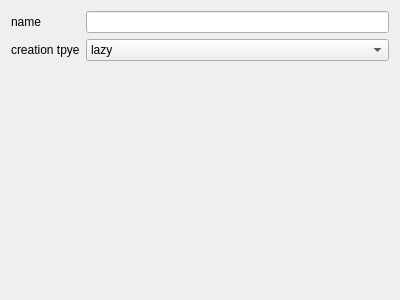
<?xml version="1.0" encoding="UTF-8"?>
<ui version="4.0">
 <class>Singleton</class>
 <widget class="QWidget" name="Singleton">
  <property name="geometry">
   <rect>
    <x>0</x>
    <y>0</y>
    <width>400</width>
    <height>300</height>
   </rect>
  </property>
  <property name="windowTitle">
   <string>Singleton</string>
  </property>
  <layout class="QVBoxLayout" name="verticalLayout">
   <item>
    <layout class="QGridLayout" name="gridLayout">
     <item row="0" column="0">
      <widget class="QLabel" name="label">
       <property name="text">
        <string>name</string>
       </property>
      </widget>
     </item>
     <item row="0" column="1">
      <widget class="QLineEdit" name="lineEditName"/>
     </item>
     <item row="1" column="0">
      <widget class="QLabel" name="label_2">
       <property name="text">
        <string>creation tpye</string>
       </property>
      </widget>
     </item>
     <item row="1" column="1">
      <widget class="QComboBox" name="comboBoxType">
       <item>
        <property name="text">
         <string notr="true">lazy</string>
        </property>
       </item>
       <item>
        <property name="text">
         <string notr="true">eager</string>
        </property>
       </item>
      </widget>
     </item>
    </layout>
   </item>
   <item>
    <spacer name="verticalSpacer">
     <property name="orientation">
      <enum>Qt::Vertical</enum>
     </property>
     <property name="sizeHint" stdset="0">
      <size>
       <width>20</width>
       <height>240</height>
      </size>
     </property>
    </spacer>
   </item>
  </layout>
 </widget>
 <resources/>
 <connections/>
</ui>
